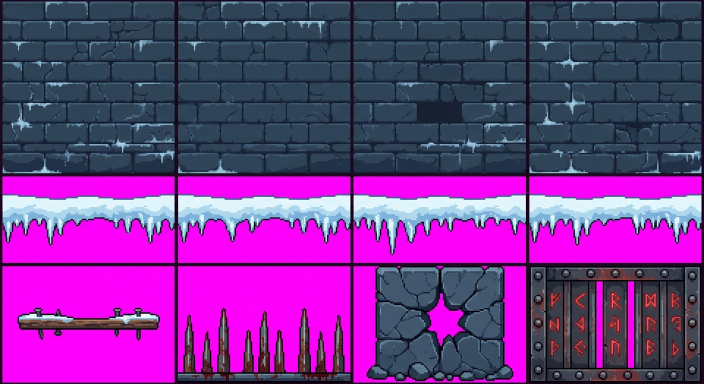
#> input picture tools/raw/tiles.jpeg, 1408 x 768 px (shown at 1/2 size)
$ python build-tiles.py
#> lines starting #> are read from the running program, lines starting #| are printed output that depends on the picture
"""Gera assets/sprites/tiles.png (12 tiles de 32x32 em uma faixa) a partir de tools/raw/tiles.jpeg.
Indices (iguais aos do atlas do jogo): 0-3 tijolos, 4-7 neve com pingentes, 8 plataforma (32x12), 9 espinhos, 10 parede quebravel, 11 portao.
Uso: python tools/build-tiles.py"""
import os
import numpy as np
from PIL import Image

root = os.path.dirname(os.path.abspath(__file__))
src = Image.open(os.path.join(root, 'raw', 'tiles.jpeg')).convert('RGB')
#> src is the input picture: PIL image 1408x768 RGB; mean R, G, B 115.7, 54.2, 138.5
COLS = [(4, 348), (357, 701), (710, 1050), (1060, 1404)]
ROWS = [(4, 346), (356, 522), (534, 764)]

def key(img):
    a = np.asarray(img).astype(np.float32)
    r, g, b = a[..., 0], a[..., 1], a[..., 2]
    m = np.minimum(r, b) - g
    alpha = 1 - np.clip((m - 40) / 40, 0, 1)
    spill = np.clip(m, 0, None) * (1 - alpha)
    a[..., 0] = np.clip(r - spill, 0, 255); a[..., 2] = np.clip(b - spill, 0, 255)
    return Image.fromarray(np.dstack([a, alpha * 255]).astype(np.uint8), 'RGBA')

def seamless(img, axes):
    """cross-fade com a imagem deslocada pela metade: as bordas opostas passam a combinar"""
    a = np.asarray(img).astype(np.float32)
    for ax in axes:
        n = a.shape[ax]; pos = np.arange(n) / (n - 1)
        wt = np.clip(np.minimum(pos, 1 - pos) * 4, 0, 1)          # 0 nas bordas, 1 do meio (so a borda de 25% mistura)
        shape = [1, 1, 1]; shape[ax] = n; wt = wt.reshape(shape)
        a = a * wt + np.roll(a, n // 2, axis=ax) * (1 - wt)
    return Image.fromarray(a.astype(np.uint8), 'RGBA')

def cell(r, c, pad=0):
    return (COLS[c][0] + pad, ROWS[r][0] + pad, COLS[c][1] - pad, ROWS[r][1] - pad)

def trim(img, thr=40):
    return img.crop(img.getchannel('A').point(lambda v: 255 if v > thr else 0).getbbox())

strip = Image.new('RGBA', (32 * 12, 32), (0, 0, 0, 0))
#> strip: PIL image 384x32 RGBA; every value is 0
# 0-3 tijolos: pedaco quadrado, contínuo nos dois eixos
for c in range(4):
    x0, y0, x1, y1 = cell(0, c, 6); cxm = (x0 + x1) // 2
    t = src.crop((cxm - 128, y0 + 30, cxm + 128, y0 + 30 + 256)).convert('RGBA')
    t = seamless(t, (0, 1)).resize((32, 32), Image.LANCZOS); strip.paste(t, (c * 32, 0))
# 4-7 neve: faixa no topo, continua na horizontal
for c in range(4):
    x0, y0, x1, y1 = cell(1, c, 4); cxm = (x0 + x1) // 2
    t = key(src.crop((cxm - 128, y0 + 20, cxm + 128, y1)))
    t = seamless(t, (1,)); bb = t.getchannel('A').point(lambda v: 255 if v > 40 else 0).getbbox()
    t = t.crop((0, bb[1], 256, bb[3])); h = max(1, round(t.height / 8))
    t = t.resize((32, h), Image.LANCZOS); strip.paste(t, (4 * 32 + c * 32, 0), t)
#> this loop made 4 passes
#> bb on passes 1 to 4: (0, 11, 256, 110), (0, 11, 256, 103), (0, 11, 256, 129), (0, 11, 256, 110)
#> pass 1, in key, `r, g, b = a[..., 0], a[..., 1], a[..., 2]`:
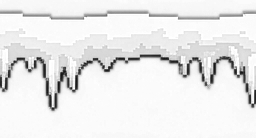
#> b: shape (138, 256) float32; min 20, max 255, mean 234.1
# 8 plataforma (32x12)
t = trim(key(src.crop(cell(2, 0, 4)))); s = 32 / t.width; t = t.resize((32, max(1, round(t.height * s))), Image.LANCZOS)
#> after `s = 32 / t.width`: s = 0.113
strip.paste(t, (8 * 32, 1), t)
# 9 espinhos (base no chao do tile)
t = trim(key(src.crop(cell(2, 1, 4)))); s = 32 / t.width; t = t.resize((32, min(32, max(1, round(t.height * s)))), Image.LANCZOS)
#> after `s = 32 / t.width`: s = 0.0952
strip.paste(t, (9 * 32, 32 - t.height), t)
# 10 parede quebravel: o buraco do meio vira escuro
t = key(src.crop(cell(2, 2, 4))); t = trim(t)
#> in key (call 7), `r, g, b = a[..., 0], a[..., 1], a[..., 2]`:
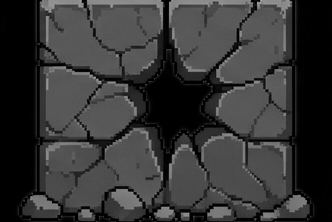
#> g: shape (222, 332) float32; min 0, max 173, mean 53.9
#> in key (call 7), `r, g, b = a[..., 0], a[..., 1], a[..., 2]`:
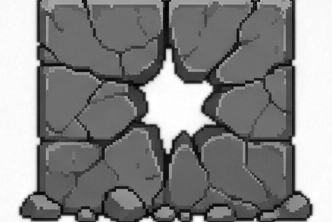
#> b: shape (222, 332) float32; min 0, max 255, mean 135.1
#> in key (call 7), `alpha = 1 - np.clip((m - 40) / 40, 0, 1)`:
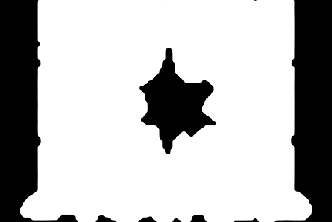
#> alpha: shape (222, 332) float32; min 0, max 1, mean 0.724
#> in key (call 7), `spill = np.clip(m, 0, None) * (1 - alpha)`:
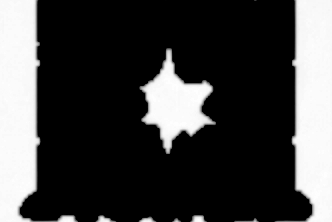
#> spill: shape (222, 332) float32; min 0, max 254, mean 65.1
#> in key (call 7), `a[..., 2] = np.clip(b - spill, 0, 255)`:
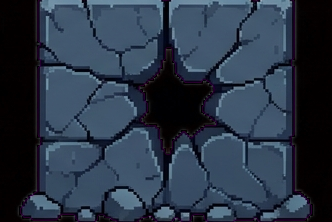
#> a: shape (222, 332, 3) float32; mean R, G, B 41.9, 53.9, 70
#> call 3 of trim, with thr = 40
#> in trim (call 3), `return img.crop(img.getchannel('A').point(lambda v: 255 if v > thr els..`:
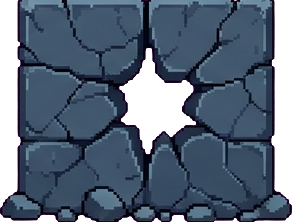
#> returned value: PIL image 292x222 RGBA; mean R, G, B, A 47.3, 61.2, 79.5, 210; transparent parts drawn white
base = Image.new('RGBA', t.size, (16, 20, 30, 255)); base.alpha_composite(t)
strip.paste(base.resize((32, 32), Image.LANCZOS), (10 * 32, 0))
# 11 portao: as frestas entre as barras ficam transparentes
t = key(src.crop(cell(2, 3, 4))); t = trim(t)
strip.paste(t.resize((32, 32), Image.LANCZOS), (11 * 32, 0))
out = os.path.join(root, '..', 'inverno-sombrio', 'assets', 'sprites', 'tiles.png')
strip.save(out); print('ok', strip.size)
#| ok (384, 32)
prev = Image.new('RGBA', strip.size, (60, 90, 140, 255)); prev.alpha_composite(strip)
prev.resize((strip.width * 3, strip.height * 3), Image.NEAREST).save(os.path.join(root, 'raw', 'tiles_preview.png'))
